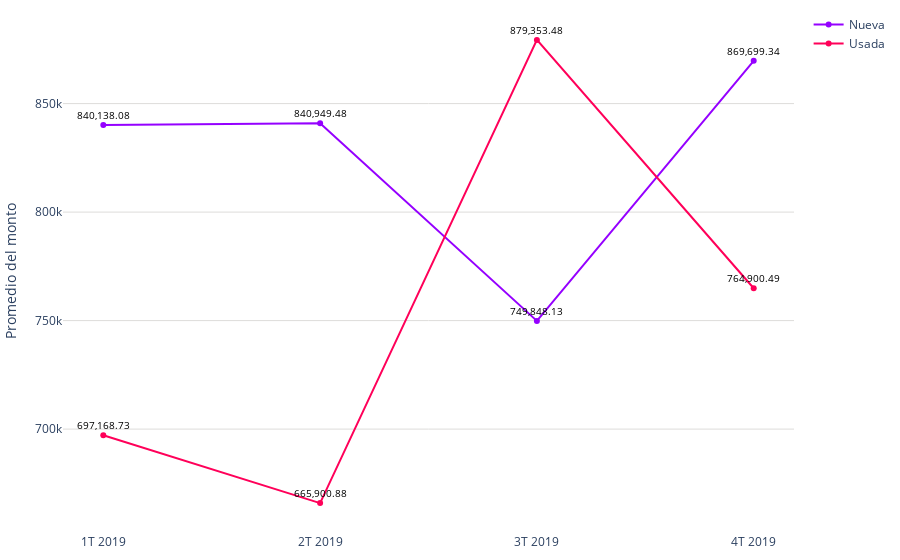

Here is the notebook cell this chart was saved with:
### Code cell
# Datos
trimestres = promedio_monto_por_modalidad_mes['trimestre']
modalidades = promedio_monto_por_modalidad_mes['modalidad']
promedios = promedio_monto_por_modalidad_mes['promedio']

# Limpiar las cadenas de promedio y convertirlas a números
promedios_limpios = [float(promedio.replace(',', '')) for promedio in promedios]

colors = ['#9500ff', '#ff0059']
fig = go.Figure()

# Agregar líneas para cada modalidad
for i, modalidad in enumerate(modalidades.unique()):
    df_modalidad = promedio_monto_por_modalidad_mes[promedio_monto_por_modalidad_mes['modalidad'] == modalidad]
    fig.add_trace(go.Scatter(
        x=df_modalidad['trimestre'],
        y=df_modalidad['promedio'].apply(lambda x: float(x.replace(',', ''))),  # Usar los promedios limpios
        mode='markers+lines',
        name=modalidad,
        line=dict(color=colors[i % len(colors)])  # Asignar colores a las líneas
    ))

fig.update_layout(
    #title='Promedio de valor de créditos para viviendas nuevas y usadas (2023)',
    #xaxis=dict(title='Trimestre'),
    yaxis=dict(title='Promedio del monto', gridcolor='#dddcda'),
    margin=dict(l=10, r=10, t=10, b=10),  # Ajusta los márgenes (left, right, top, bottom)
    plot_bgcolor='rgba(0,0,0,0)',  # Color de fondo del gráfico
)

# Agregar etiquetas de texto a los puntos
for trace in fig.data:
    df_modalidad = promedio_monto_por_modalidad_mes[promedio_monto_por_modalidad_mes['modalidad'] == trace.name]
    for i, point in enumerate(trace.y):
        fig.add_annotation(
            x=trace.x[i],
            y=point,
            text=f'{df_modalidad.iloc[i]["promedio"]}',
            showarrow=False,
            font=dict(color='black', size=10),
            yshift=10
        )

# Exportar gráfica como archivo HTML
def guardar_grafico_como_html(fig, nombre_archivo, carpeta='assets\graficas'):
    # Crear la carpeta si no existe
    if not os.path.exists(carpeta):
        os.makedirs(carpeta)
    
    # Gráfica como archivo HTML en la carpeta especificada
    pio.write_html(fig, f'{carpeta}/{nombre_archivo}.html')

guardar_grafico_como_html(fig, 'g_scatt_creditos_nuevausada_2019', carpeta='assets\graficas')
fig.show()

### Figure 1 — Plotly figure (JSON) as saved in the notebook; plotly's stock layout.template omitted (floating-point values rounded to 4 significant figures)
{"data": [{"line": {"color": "#9500ff"}, "mode": "markers+lines", "name": "Nueva", "type": "scatter", "x": ["1T 2019", "2T 2019", "3T 2019", "4T 2019"], "y": [840100.0, 840900.0, 749800.0, 869700.0]}, {"line": {"color": "#ff0059"}, "mode": "markers+lines", "name": "Usada", "type": "scatter", "x": ["1T 2019", "2T 2019", "3T 2019", "4T 2019"], "y": [697200.0, 665900.0, 879400.0, 764900.0]}], "layout": {"annotations": [{"font": {"color": "black", "size": 10}, "showarrow": false, "text": "840,138.08", "x": "1T 2019", "y": 840100.0, "yshift": 10}, {"font": {"color": "black", "size": 10}, "showarrow": false, "text": "840,949.48", "x": "2T 2019", "y": 840900.0, "yshift": 10}, {"font": {"color": "black", "size": 10}, "showarrow": false, "text": "749,848.13", "x": "3T 2019", "y": 749800.0, "yshift": 10}, {"font": {"color": "black", "size": 10}, "showarrow": false, "text": "869,699.34", "x": "4T 2019", "y": 869700.0, "yshift": 10}, {"font": {"color": "black", "size": 10}, "showarrow": false, "text": "697,168.73", "x": "1T 2019", "y": 697200.0, "yshift": 10}, {"font": {"color": "black", "size": 10}, "showarrow": false, "text": "665,900.88", "x": "2T 2019", "y": 665900.0, "yshift": 10}, {"font": {"color": "black", "size": 10}, "showarrow": false, "text": "879,353.48", "x": "3T 2019", "y": 879400.0, "yshift": 10}, {"font": {"color": "black", "size": 10}, "showarrow": false, "text": "764,900.49", "x": "4T 2019", "y": 764900.0, "yshift": 10}], "margin": {"b": 10, "l": 10, "r": 10, "t": 10}, "plot_bgcolor": "rgba(0,0,0,0)", "yaxis": {"gridcolor": "#dddcda", "title": {"text": "Promedio del monto"}}}}
